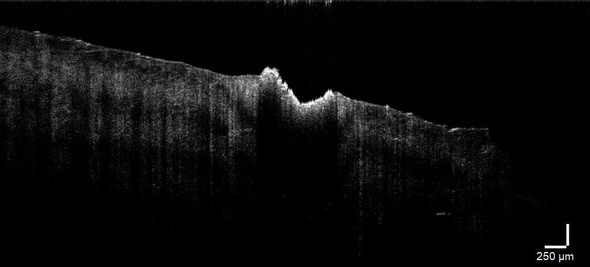
#> input picture data/oct1.jpg, 590 x 267 px, shrunk from 1024 x 464 before the run, found by its file name
$ python main.py
#> lines starting #> are read from the running program, lines starting #| are printed output that depends on the picture; after the words box and inside, x2 and y2 are one past the last pixel; in counts of white or black regions, pixels touching at a corner belong together
import numpy as np
import cv2
import matplotlib.pyplot as plt
from matplotlib.widgets import RectangleSelector

def onselect(eclick, erelease):
    global xmin, ymin, xmax, ymax
    xmin, ymin = eclick.xdata, eclick.ydata
    xmax, ymax = erelease.xdata, erelease.ydata

def filterClosePoints(points, min_distance):
    n = len(points)
    filtered_points = np.array([points[0]])
    for i in range(1, n):
        distances = np.linalg.norm(filtered_points - points[i], axis=1)
        if np.all(distances > min_distance):
            filtered_points = np.vstack([filtered_points, points[i]])
    return filtered_points


def depthEstimationFrom2D(folderPath, filename):
#> called with folderPath = 'data/salmone/', filename = 'oct1.jpg'
    global xmin, ymin, xmax, ymax  # Declare them as global
    # 1. Detect the ablate surface -> Binary, Dilate, Erode, edge, Contour.

    # Full path to the image
    fullPath = f"{folderPath}/{filename}"
    name, ext = filename.rsplit('.', 1)
    middle_image_filename = f"{folderPath}/{name}middle.{ext}"
    final_image_filename = f"{folderPath}/{name}final.{ext}"
    txt_filename = f"{folderPath}/{name}middle.txt"

    # Read the image
    depthI = cv2.imread(f"{folderPath}/{filename}", cv2.IMREAD_GRAYSCALE)
#> depthI: shape (267, 590); min 0, max 255, mean 9.8
    plt.imshow(depthI, cmap='gray')
    plt.title('Original Image')
    plt.show()

    # Get image dimensions
    img_height, img_width = depthI.shape
#> img_height = 267; img_width = 590

    # Adaptive Thresholding
    BW = cv2.adaptiveThreshold(depthI, 255, cv2.ADAPTIVE_THRESH_MEAN_C, cv2.THRESH_BINARY, 11, 2)
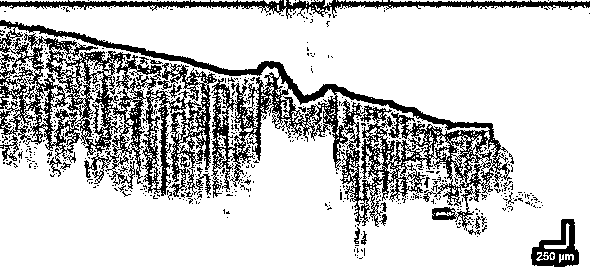
#> BW: shape (267, 590); 78.7% white; 607 black regions (583 under 20 px), largest, box (x1, y1, x2, y2) and area: (0, 20, 512, 231) 26473, (0, 0, 590, 19) 3307, (531, 219, 579, 267) 1094
    plt.imshow(BW, cmap='gray')
    plt.title('After Adaptive Thresholding')
    plt.show()

    # Structuring Element
    se = cv2.getStructuringElement(cv2.MORPH_ELLIPSE, (5, 5))

    # Dilation
    BW_dilated = cv2.dilate(BW, se)
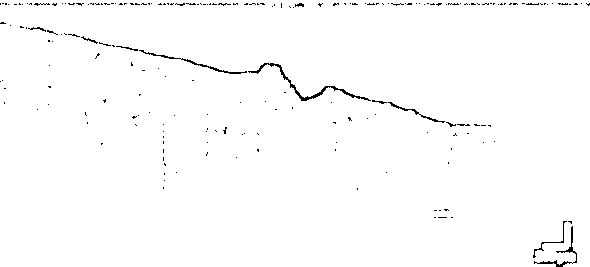
#> BW_dilated: shape (267, 590); 98.8% white; black in thin lines or dots
    plt.imshow(BW_dilated, cmap='gray')
    plt.title('After Dilation')
    plt.show()

    # Erosion
    BW_eroded = cv2.erode(BW_dilated, se)
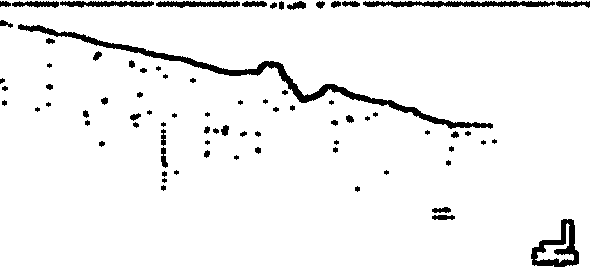
#> BW_eroded: shape (267, 590); 94.6% white; 79 black regions (23 under 20 px), largest, box (x1, y1, x2, y2) and area: (18, 24, 493, 129) 2965, (531, 219, 579, 267) 972, (363, 1, 555, 8) 890
    plt.imshow(BW_eroded, cmap='gray')
    plt.title('After Erosion')
    plt.show()

    # Canny Edge Detection
    lowerThreshold = 100
    upperThreshold = 200
    BW_canny = cv2.Canny(BW_eroded, lowerThreshold, upperThreshold)
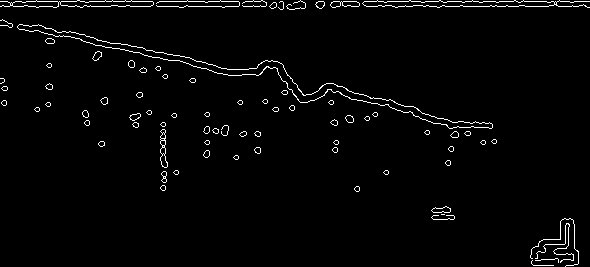
#> BW_canny: shape (267, 590); 2.3% white in thin lines or dots
    plt.imshow(BW_canny, cmap='gray')
    plt.title('After Canny Edge Detection')
    plt.show()

    # Find contours
    contours, _ = cv2.findContours(BW_canny, cv2.RETR_EXTERNAL, cv2.CHAIN_APPROX_SIMPLE)
#> contours = 77 contours, 40 with area under 20; largest, box (x1, y1, x2, y2) and area: (17, 24, 493, 129) 2990, (362, 0, 590, 8) 897, (0, 0, 154, 8) 673, (160, 129, 168, 168) 158, (330, 1, 360, 8) 124

    # Initialize a threshold for boundary size
    sizeThreshold = 100

    # Convert the grayscale image to a 3-channel image
    frame_contours_color = cv2.cvtColor(depthI.copy(), cv2.COLOR_GRAY2BGR)

    # Draw contours
    frame_contours = depthI.copy()
    surface = []
    for cnt in contours:
        if len(cnt) > sizeThreshold:
            surface.append(cnt)
            # Draw contours in cyan with a thickness of 3
            cv2.drawContours(frame_contours, [cnt], 0, (255, 255, 0), 3)
#> this loop made 77 passes
#> cnt on pass 6: [[441, 214], [444, 214]]
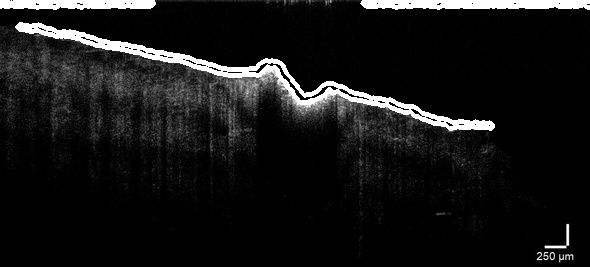
#> frame_contours: shape (267, 590); min 0, max 255, mean 22.2
#> after the loop, surface = 3 contours; box (x1, y1, x2, y2) and area: (17, 24, 493, 129) 2990, (362, 0, 590, 8) 897, (0, 0, 154, 8) 673


    # Final Processed Image
    plt.imshow(frame_contours)
    plt.title('Final Processed Image')
    plt.show()


    # 2. Approximate contour points with Line Segments
    surface_reduced = []
    ablate_surface = []

    # Loop over each surface
    for cnt in surface:
        # Reduce the polygon using Douglas-Peucker algorithm
        epsilon = 0.02 * cv2.arcLength(cnt, True)
        approx = cv2.approxPolyDP(cnt, epsilon, True)
        surface_reduced.append(approx)
#> this loop made 3 passes
#> (epsilon, approx) on passes 1 to 3: (22.23, [[17, 26], [492, 127]]), (11.2, [[362, 3], [589, 7]]), (7.22, [[0, 1], [153, 4]])
#> after the loop, surface_reduced = 3 contours, all with area under 20

    # Initialize ablate_surface index
    ablate_surface_idx = 0
    frame_contours_with_reduced = depthI.copy()

    for approx in surface_reduced:
        dx = abs(approx[1][0][0] - approx[0][0][0])

        if dx > 2:
            ablate_surface.append(approx)
            continue

        for point in approx:
            x, y = point[0]
            frame_contours_with_reduced[y, x] = 255
#> this loop made 3 passes
#> (approx, dx) on passes 1 to 3: ([[17, 26], [492, 127]], 475), ([[362, 3], [589, 7]], 227), ([[0, 1], [153, 4]], 153)
#> after the loop, ablate_surface = 3 contours, all with area under 20

    # Remove close points
    minDistance = 3.6  # Adjust this as needed
    ablate_surface = [filterClosePoints(cnt, minDistance) for cnt in ablate_surface]

    # Combine multiple ablate surfaces if they exist
    ablate_surface_combined = np.vstack(ablate_surface)

    # Visualize the image with reduced contours
    plt.figure()
    plt.imshow(frame_contours_with_reduced, cmap='gray')

    # Draw each ablate surface
    for idx, cnt in enumerate(ablate_surface):
        cnt = cnt.reshape(-1, 2)
        plt.plot(cnt[:, 0], cnt[:, 1], 'ro-', linewidth=1.5, markersize=5)

        # Annotate the surface with surface_idx value
        mid_point_idx = len(cnt) // 2
        mid_point = cnt[mid_point_idx]
        plt.text(mid_point[0], mid_point[1], str(idx), color='yellow', fontsize=14)

    plt.title('Ablated Surfaces (Red), Top Layer (Green), and Depth (Yellow) on Depth Image')
    plt.show()

    # Capture only the content within the axes as an image
    plt.savefig(middle_image_filename)

    # 3. Select the ablated contour and finalize the width and depth
    fig, ax = plt.subplots()
    plt.imshow(frame_contours_with_reduced, cmap='gray')
    rs = RectangleSelector(ax, onselect, drawtype='box')
    plt.show()

    # Normalize the coordinates and dimensions
    center_x = (xmin + xmax) / 2 / img_width
    center_y = (ymin + ymax) / 2 / img_height
    width = (xmax - xmin) / img_width
    height = (ymax - ymin) / img_height

    class_id = 1  # Replace with the actual class ID if needed
    with open(txt_filename, 'w') as file:
        file.write(f"{class_id} {center_x} {center_y} {width} {height}\n")

    # Filter the contour points within the bounding box
    idx = np.logical_and.reduce((ablate_surface_combined[:, 0] >= xmin, ablate_surface_combined[:, 0] <= xmax,
                                 ablate_surface_combined[:, 1] >= ymin, ablate_surface_combined[:, 1] <= ymax))
    filtered_points = ablate_surface_combined[idx]

    # Sort by x and y coordinates
    sorted_by_x = filtered_points[np.argsort(filtered_points[:, 0])]
    sorted_by_y = filtered_points[np.argsort(filtered_points[:, 1])]
    point1, point2 = sorted_by_x[0], sorted_by_x[-1]
    point3 = sorted_by_y[-1]

    # Calculate distance and equations of lines
    distance = np.linalg.norm(point2 - point1)
    m = (point2[1] - point1[1]) / (point2[0] - point1[0])
    c = point1[1] - m * point1[0]
    m_perpendicular = -1 / m
    c_perpendicular = point3[1] - m_perpendicular * point3[0]
    x_intersection = (c_perpendicular - c) / (m - m_perpendicular)
    y_intersection = m * x_intersection + c
    perpendicular_distances = np.sqrt((x_intersection - point3[0])**2 + (y_intersection - point3[1])**2) * 0.25 / 54

    # Plotting
    plt.figure()
    plt.imshow(frame_contours_with_reduced, cmap='gray')
    plt.plot([point1[0], point2[0]], [point1[1], point2[1]], 'g', linewidth=2)
    plt.plot([point3[0], x_intersection], [point3[1], y_intersection], 'y', linewidth=2)
    plt.plot([point1[0], point2[0], point3[0]], [point1[1], point2[1], point3[1]], 'ro', markersize=10)
    plt.savefig(final_image_filename)
    plt.close()

    return depth_points, perpendicular_distances

# Clear all variables (not usually necessary in Python)
folderPath = 'data/salmone/'
filename = 'oct1.jpg'

#> (the run stopped early here; a loop or call above may not have finished)
